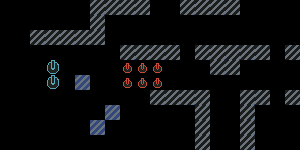

This game map was drawn from its Tiled (.tmx) file and the tilesets committed beside it. A one-line description and the full map source follow:
An orthogonal 20x10 tile map with 15x15 px tiles, 1 tile layer (Layer).

<map version="1.2" tiledversion="1.2.4" orientation="orthogonal" renderorder="right-down" width="20" height="10" tilewidth="15" tileheight="15" infinite="0" nextlayerid="19" nextobjectid="16">
 <tileset firstgid="1" source="tileset.tsx" />
 <layer id="18" name="Layer" width="20" height="10">
  <data encoding="csv">
0,0,0,0,0,0,22,22,22,22,0,0,22,22,22,22,0,0,0,0,
0,0,0,0,0,0,22,0,0,0,0,0,0,0,0,0,0,0,0,0,
0,0,22,22,22,22,22,0,0,0,0,0,0,0,0,0,0,0,0,0,
0,0,0,0,0,0,0,0,22,22,22,22,0,22,22,22,22,22,0,22,
0,0,0,6,0,0,0,0,12,12,12,0,0,0,22,22,0,0,0,0,
0,0,0,6,0,4,0,0,12,12,12,0,0,0,0,0,0,0,0,0,
0,0,0,0,0,0,0,0,0,0,22,22,22,22,0,0,22,22,0,22,
0,0,0,0,0,0,0,4,0,0,0,0,0,22,0,0,22,0,0,0,
0,0,0,0,0,0,4,0,0,0,0,0,0,22,0,0,22,0,0,0,
0,0,0,0,0,0,0,0,0,0,0,0,0,22,0,0,22,0,0,0
</data>
 </layer>
 <objectgroup id="15" name="Point" />
</map>
